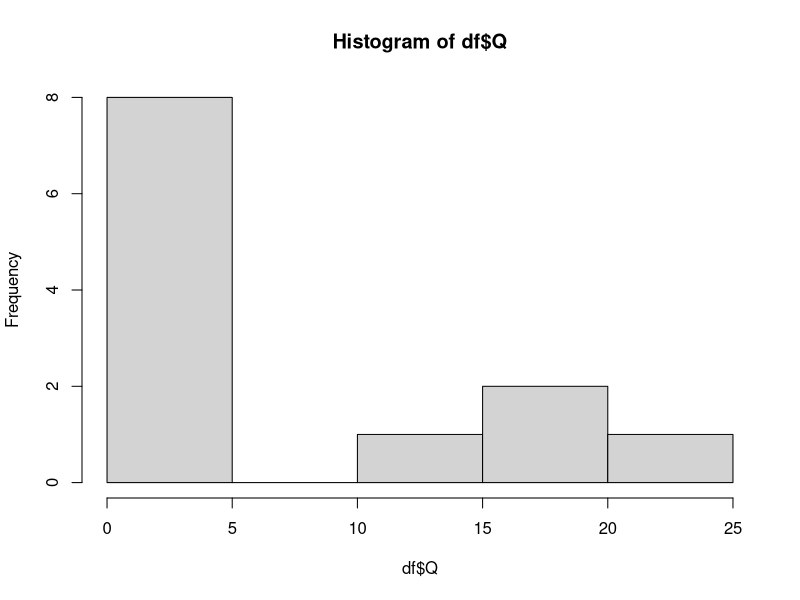
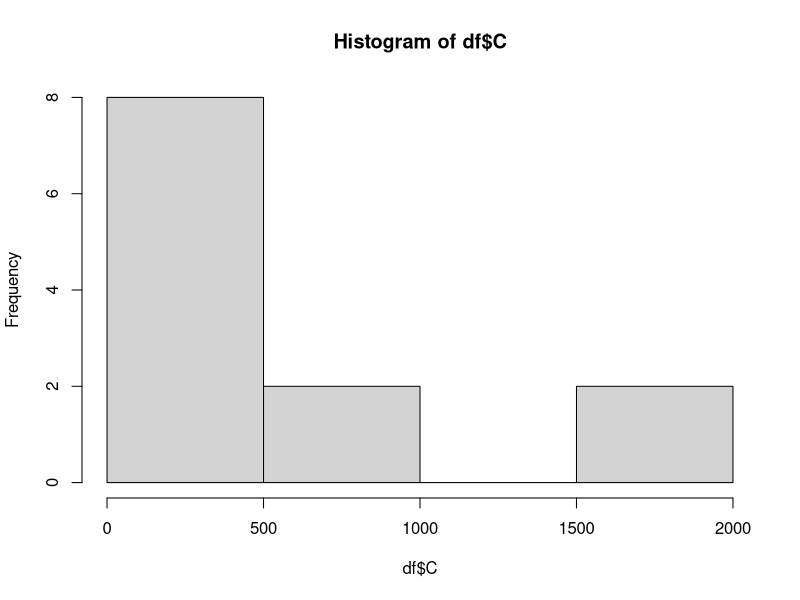
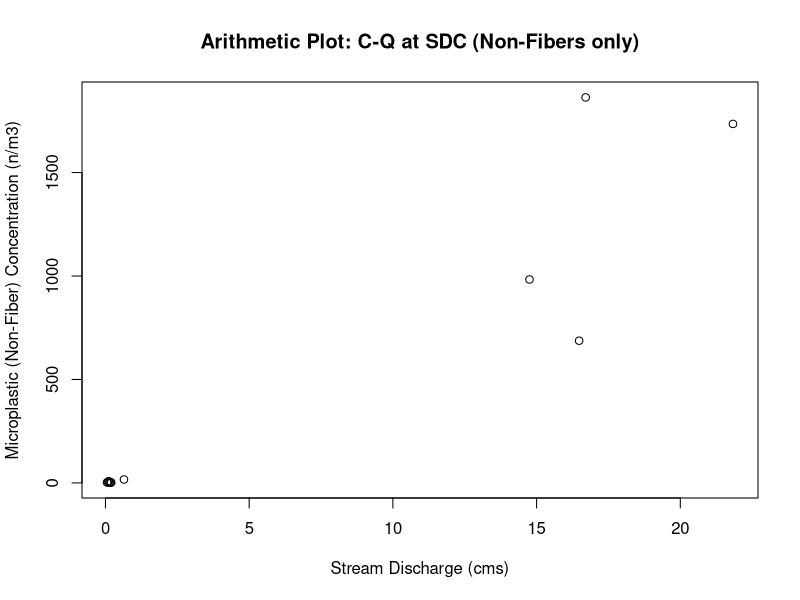
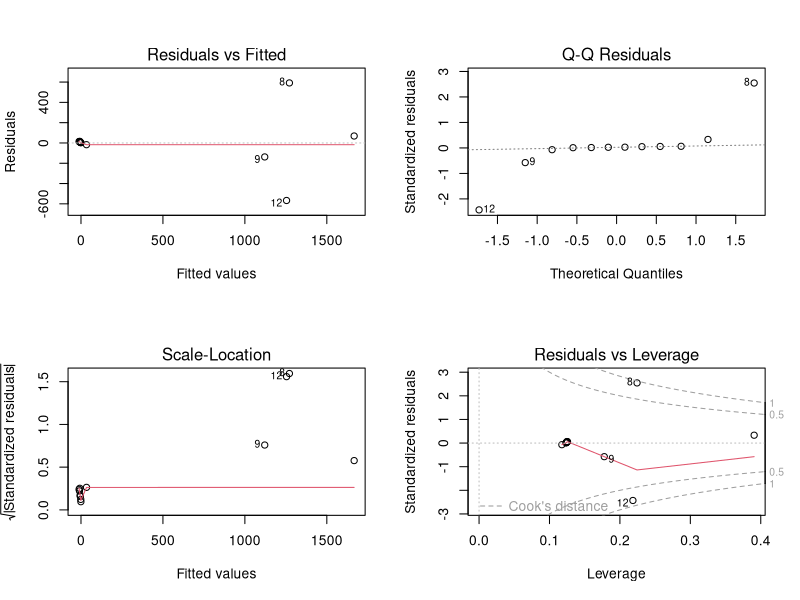
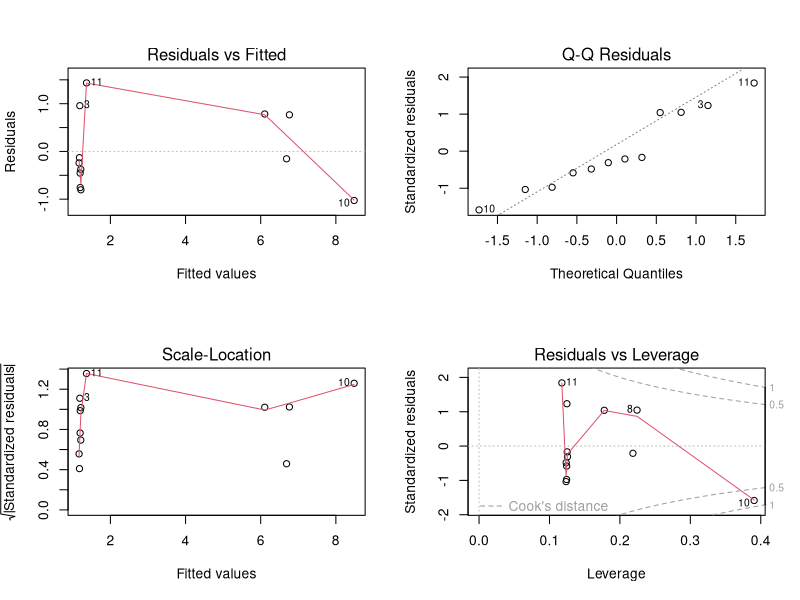
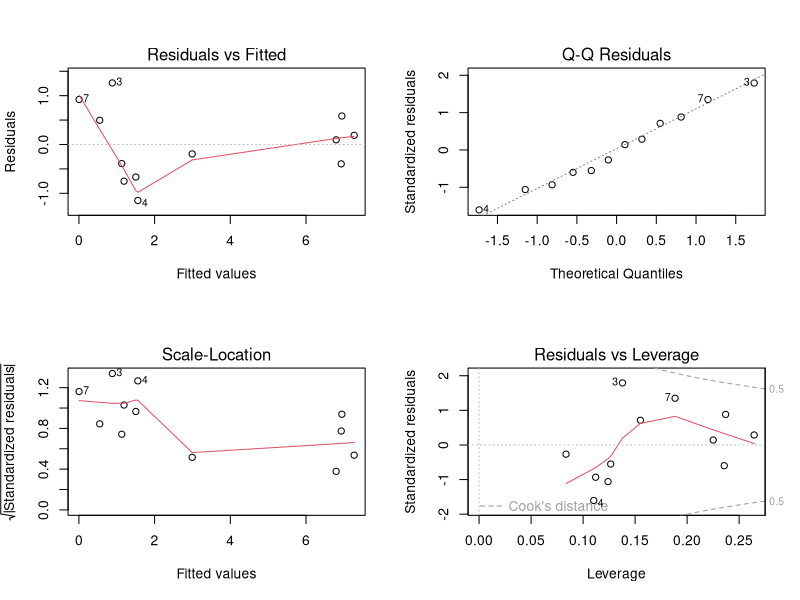
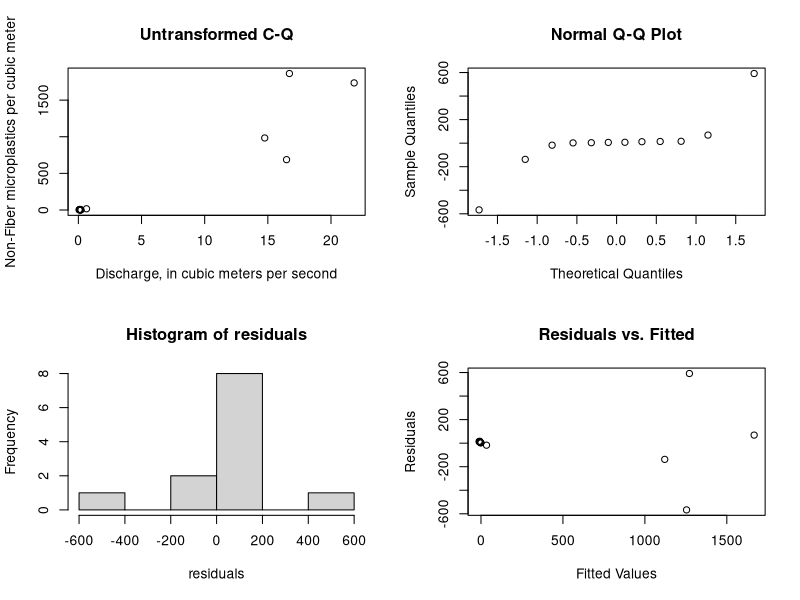
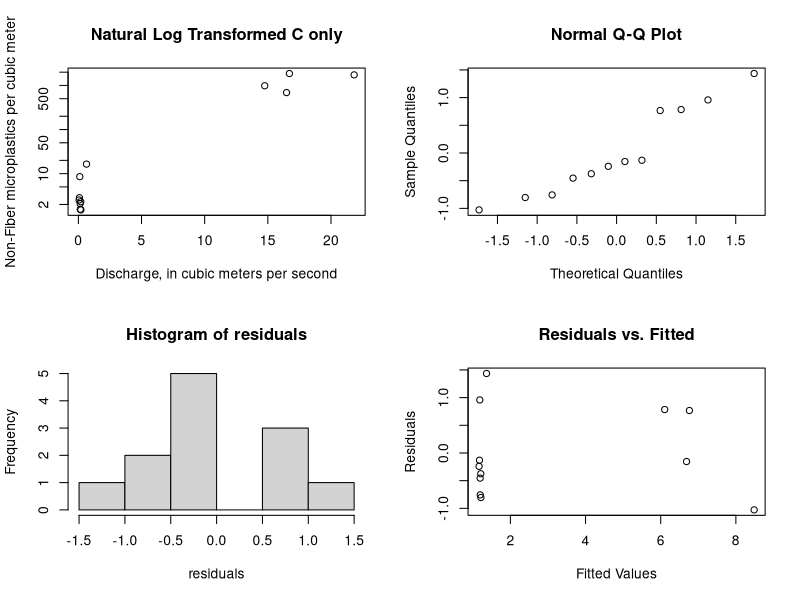

Source code (R) for these figures, in order: (Note: this script raises an error after producing the figures.)
###Clear the R environment
rm(list=ls());graphics.off();cat("\f");
library(ggplot2)
library(scales)
library(lmtest)
library(car)
# Load SDC Sample Non-Fiber data [n/m3] paired with Discharge [m3/s]
C <- c(2.096985583,
       2.309293962,
       8.532157676,
       1.506429884,
       1.552892131,
       2.84591195,
       2.522704339,
       1863.333333,
       983.3032491,
       1735.205184,
       16.43192488,
       687.3102611)
Q <- c(0.139035719,
       0.188873369,
       0.113267388,
       0.197368424,
       0.146114931,
       0.086083215,
       0.054934683,
       16.70693973,
       14.75307729,
       21.83228904,
       0.643641932,
       16.48040495
)
df <- data.frame(Q,C) #save as a dataframe

#Test dataset for normality (#Null hypothesis is data is normally distributed)
shapiro.test(df$Q) # P< 0.05 --> not normally distributed
shapiro.test(df$C) # P< 0.05 --> not normally distributed
hist(df$Q) # histograms of Q data
hist(df$C) # histograms of C data

#Plot data in arithmetic space to see if linear
plot(df,xlab = "Stream Discharge (cms)", ylab = "Microplastic (Non-Fiber) Concentration (n/m3)", main = "Arithmetic Plot: C-Q at SDC (Non-Fibers only)")

#Create Linear Model and look at significance of coefficients
model <- lm(C ~ Q, data = df)
summary(model) #model not great
par(mfrow = c(2, 2))
# look at residual plots
plot(model) #Look for curvature, heteroskadasticity ....

# Test for normality in residuals of model
residuals<-resid(model) 
shapiro_xy <- shapiro.test(residuals) #Null hypothesis is data is normally distributed

# Perform the Non Constant Variance test
ncvTest_xy <- ncvTest(model) #Null hypothesis = homoscedasticity / No autocorrelation

#Print results
print("No Transformation")
cat("Test for normality of residuals:\n")
print(shapiro_xy)
cat("Test for constant variance of residuals:\n")
print(ncvTest_xy)

## If linear model is not a good fit/data is non-linear transform y, x, or both

###############################################################################
#Transform y only via ln(y)
##########################
#Create Model and look at significance and residual plots
model <- lm(log(C) ~ Q, data = df)
summary(model)
# residual plots
plot(model) #Look for curvature, heteroskadasticity ....

# Test for normality in residuals of model
residuals<-resid(model) 
shapiro_lny <- shapiro.test(residuals) #Null hypothesis is data is normally distributed

# Perform the Non Constant Variance test
ncvTest_lny <- ncvTest(model) #Null hypothesis = homoscedasticity / No autocorrelation

#Print results
print("Transform y only via ln(y)")
cat("Test for normality of residuals:\n")
print(shapiro_lny)
cat("Test for equal variance of residuals:\n")
print(ncvTest_lny)


###############################################################################
#Transform x and y  via ln()
##########################
#Create Model and look at significance and residual plots
model <- lm(log(C) ~ log(Q), data = df)
summary(model)
# residual plots
plot(model) #Look for curvature, heteroskadasticity ....

# Test for normality in residuals of model
residuals<-resid(model)
shapiro_lnxlny <- shapiro.test(residuals) #Null hypothesis is data is normally distributed

# Perform the Non Constant Variance test
ncvTest_lnxlny <- ncvTest(model) #Null hypothesis = homoscedasticity / No autocorrelation


#Print results
print("Transform x and y via ln()")
cat("Test for normality of residuals:\n")
print(shapiro_lnxlny)
cat("Test for equal variance of residuals:\n")
print(ncvTest_lnxlny)


###############################################################################
###############################################################################
#Below stats re-run with better plots
###############################################################################
###############################################################################

####SUMMARY PLOTS AND RERUN of STATS FOR EACH TYPE OF MODEL #####

#TYPE 1: Untransformed Model

par(mfrow = c(2, 2))
#Plot data in arithmetic space
plot(df, xlab="Discharge, in cubic meters per second",
     ylab="Non-Fiber microplastics per cubic meter", main="Untransformed C-Q")
#Model and look at significance and residual plots
model <- lm(C ~ Q, data = df)
summary(model)
#plot(model) Using below plots instead

# Test for normality in residuals of model
residuals<-resid(model)
qqnorm(residuals)
hist(residuals)
shapiro.test(residuals) #Null hypothesis is data is normally distributed

# Create a scatterplot of residuals vs. fitted values
plot(fitted(model), residuals, xlab = "Fitted Values", ylab = "Residuals", main = "Residuals vs. Fitted")
# Perform the Non Constant Variance test
ncvTest(model)



#TYPE 2: Natural Log C Transformed

par(mfrow = c(2, 2))
#Plot data in log-log space
plot(df, xlab="Discharge, in cubic meters per second",
     ylab="Non-Fiber microplastics per cubic meter", main="Natural Log Transformed C only", log = 'y')
#Model and look at significance and residual plots
model <- lm(log(C) ~ Q, data = df)
summary(model)
#plot(model) Using below plots instead

# Test for normality in residuals of model
residuals<-resid(model)
qqnorm(residuals)
hist(residuals)
shapiro.test(residuals) #Null hypothesis is data is normally distributed

# Create a scatterplot of residuals vs. fitted values
plot(fitted(model), residuals, xlab = "Fitted Values", ylab = "Residuals", main = "Residuals vs. Fitted")
# Perform the Non Constant Variance test
ncvTest(model)



#TYPE 3: Natural Log - Natural Log Transformed

par(mfrow = c(2, 2))
#Plot data in log-log space
plot(df, xlab="Discharge, in cubic meters per second",
     ylab="Non-Fiber microplastics per cubic meter", main="Natural Log Transformed C and Q", log = 'xy')
#Model and look at significance and residual plots
model <- lm(log(C) ~ log(Q), data = df)
summary(model)
#plot(model) Using below plots instead

# Test for normality in residuals of model
residuals<-resid(model)
qqnorm(residuals)
hist(residuals)
shapiro.test(residuals) #Null hypothesis is data is normally distributed

# Create a scatterplot of residuals vs. fitted values
plot(fitted(model), residuals, xlab = "Fitted Values", ylab = "Residuals", main = "Residuals vs. Fitted")
# Perform the Non Constant Variance test
ncvTest(model)

###############################################################################
###############################################################################
# Model selected: #TYPE 3: Natural Log Transformed C and Q
model <- lm(log(C) ~ log(Q), data = df)
###############################################################################
###############################################################################

###AFTER MODEL SELECTION#######

#Bias Correction Selection Following Helschel & Hirsch 2002 and 2020
#regression equations fit in log space result in a bias when back transformed. 
#When the objective is to compute Loads by regressing and summing over the record 
#a correction must be applied because this method assumes the equation produces an estimate of the mean
# the sum of the means = the mean of the sum
# However, applying the regression in orginal units is violates this because the
#regression in original units is the an estimate of the median not the mean 
#the sum of the medians is not the median of the sum
#A sum of the median values will underestimate the sum of the mean.
#Therefore if unaccounted for this will underestimate the long-term mean load.

#Two bias correction methods are commonly employed
#Ferguson' Maximum Likelihood Estimation: residuals must be normally distributed (n > 30)
#Duan: Nonparametric Smearing (does not require normality; requires independence and homoscedastic)

#Our residuals are normally distributed
#Even though our sample size is less than 30,
#We will calculate both following H&H 2020 rcode

# For comparison calculate the mean of the observed concentrations
meanC <- mean(df$C) 
meanC

#calculate the mean of the y fitted values for each Q
yhat <-exp(model$fitted.values)
meanyhat <- mean(yhat) #compare mean of fitted values to mean observed concentrations
100*(meanC-meanyhat)/meanC #this is an underestimate of the mean of the observed data by ~16%

#Ferguson' Maximum Likelihood Estimation (MLE)

#calculate the MLE bias adj
sse <- sum(model$residuals^2)
sSquared <- sse / (length(model$residuals)-2)
biasAdj <- exp(0.5*sSquared)
biasAdj

#Apply MLE bias adj to yhat and check mean
ymle <-yhat*biasAdj
meanmle<-mean(ymle)
meanmle
100*(meanC-meanmle)/meanC #this is an overestimate of the mean of the observed data by ~-11%

##
#Duan's Smearing Estimate of the Bias Correction Adjustment

#calculate the smearing estiamte
smearAdj <- sum(exp(model$residuals))/length(model$residuals)
smearAdj

#Apply Smearing adj to yhat and check mean
ysmear <-yhat*smearAdj
meanysmear<-mean(ysmear)
meanysmear
100*(meanC-meanysmear)/meanC #this is an overestimate of the mean of the observed data by ~-6.3%

#####################################################

#Print summary
print(paste("Mean of Observations:", meanC))
print(paste("Mean of Fit:", meanyhat))
print(paste("MLE Adjustmented Mean:", meanmle))
print(paste("DuanAdjusted Mean:", meanysmear))

##Going with Duan Smearing Correction Adjustment Because
#1.) the sample size is less than 30 
#2.) the smear adjustment produces a closer estimate of mean than MLE adj

#####################################################

#####################################################
#calculating the confidence intervals
####################################################

#Confidence Intervals by bootstrapping (Non-parametric approach)
set.seed(123)  # for reproducibility
data <- data.frame(x=df$Q,
                   y=df$C)

# Define a function to fit the linear model and extract coefficients
fit_model <- function(data, indices) {
  bootmodel <- lm(log(y) ~ log(x), data = data[indices, ])
  return(coef(bootmodel))
}

# Set the number of bootstrap samples
num_bootstraps <- 10000

# Perform bootstrapping to get coefficient distributions
set.seed(123)  # for reproducibility
bootstrap_results <- boot(data, fit_model, R = num_bootstraps)

# Remove rows with missing values in the bootstrap results
bootstrap_results$t <- na.omit(bootstrap_results$t)

# Calculate confidence intervals for coefficients
confidence_intervals <- t(sapply(1:ncol(bootstrap_results$t), function(i) {
  quantile(bootstrap_results$t[, i], probs = c(0.025, 0.975))
}))

# Create a matrix of coefficient names and confidence intervals
coef_names <- names(coefficients(model))
coef_intervals <- data.frame(Coefficient = coef_names,
                             Lower_CI = confidence_intervals[, 1],
                             Upper_CI = confidence_intervals[, 2])

# Print and plot the confidence intervals
print(coef_intervals)

#############################################
#confidence intervals (This is a parametric approach and therefore assumes normality)
confint(model, level = 0.95) 

#############################################
###Confidence Intervals For Plots

#Create Confidence intervals (Uncorrected)
nmodel<- data.frame(Q = seq(from = min(df$Q), to = max(df$Q), length= 100))
model_conf <- exp(predict(model, nmodel, type = "response", interval = "confidence",level=0.95))
nmodel <- cbind(nmodel,model_conf)
nmodel

#Create Confidence intervals (CORRECTED)
model_conf_cor <- model_conf*smearAdj
nmodel_cor<-cbind(nmodel,model_conf_cor)
nmodel_cor <- `colnames<-`(nmodel_cor,c('Q','fit_uncor','lwr_uncor','upr_uncor','fit_cor','lwr_cor','upr_cor'))
nmodel_cor

#Create Prediction intervals (Uncorrected)
pmodel<- data.frame(Q = seq(from = min(df$Q), to = max(df$Q), length= 100))
model_preds <- exp(predict(model, pmodel, type = "response", interval = "prediction",level=0.95))
pmodel <- cbind(pmodel,model_preds)
pmodel

#Create Prediction intervals (CORRECTED)
model_preds_cor <- model_preds*smearAdj
pmodel_cor<-cbind(pmodel,model_preds_cor)
pmodel_cor <- `colnames<-`(pmodel_cor,c('Q','fit_uncor','lwr_uncor','upr_uncor','fit_cor','lwr_cor','upr_cor'))
pmodel_cor


#Plot the uncorrected and corrected model and confidence intervals
plot <- ggplot()+ 
  geom_line(aes(x = Q, y = fit), col = "gray", data = pmodel)+
  geom_line(aes(x = Q, y = lwr), linetype=2, col = "green", data = nmodel)+
  geom_line(aes(x = Q, y = upr), linetype=2, col = "green", data = nmodel)+
  geom_line(aes(x = Q, y = lwr), linetype=2, col = "orange", data = pmodel)+
  geom_line(aes(x = Q, y = upr), linetype=2, col = "orange", data = pmodel)+
  geom_line(aes(x = Q, y = fit_cor), col = "black", data = pmodel_cor)+
  geom_line(aes(x = Q, y = lwr_cor), linetype=2, col = "blue", data = nmodel_cor)+
  geom_line(aes(x = Q, y = upr_cor), linetype=2, col = "blue", data = nmodel_cor)+
  geom_line(aes(x = Q, y = fit_cor), col = "transparent", data = pmodel_cor)+
  geom_line(aes(x = Q, y = lwr_cor), linetype=2, col = "purple", data = pmodel_cor)+
  geom_line(aes(x = Q, y = upr_cor), linetype=2, col = "purple", data = pmodel_cor)+
  geom_point(data = df, aes(x=Q, y=C))+
  ggtitle("MP Concentration-Discharge: SDC (Non-Fibers)") +
  xlab("Discharge, in cubic meters per second") +
  ylab("Non-Fiber microplastics per cubic meter")
plot
plot    +scale_x_log10(breaks = trans_breaks("log10", function(x) 10^x),
                       labels = trans_format("log10", math_format(10^.x))) +
  scale_y_log10(breaks = trans_breaks("log10", function(x) 10^x),
                labels = trans_format("log10", math_format(10^.x))) +
  theme_bw()+
  annotate(geom="text", x=0.5, y=8000, label="Ln(Concentration)= 3.527 + 1.214 × Ln(Discharge)
       Duan Smearing Correction Adjustment = 1.272",
           color="black")

plot+ theme_bw()+
  annotate(geom="text", x=7.5, y=15000, label="Concentration = 1.272 × (34.03 × Discharge^1.214)",
           color="black")


##Plot of Final
#Plot the uncorrected and corrected model and confidence intervals
plot <- ggplot()+ 
  geom_line(aes(x = Q, y = fit_cor), col = "black", data = pmodel_cor)+
  geom_line(aes(x = Q, y = lwr_cor), linetype=2, col = "blue", data = nmodel_cor)+
  geom_line(aes(x = Q, y = upr_cor), linetype=2, col = "blue", data = nmodel_cor)+
  geom_line(aes(x = Q, y = lwr_cor), linetype=2, col = "purple", data = pmodel_cor)+
  geom_line(aes(x = Q, y = upr_cor), linetype=2, col = "purple", data = pmodel_cor)+
  geom_point(data = df, aes(x=Q, y=C))+
  ggtitle("MP Concentration-Discharge: SDC (Non-Fibers)") +
  xlab("Discharge, in cubic meters per second") +
  ylab("Non-Fibers, number per cubic meter")
plot

plot    +scale_x_log10(breaks = trans_breaks("log10", function(x) 10^x),
                       labels = trans_format("log10", math_format(10^.x))) +
  scale_y_log10(breaks = trans_breaks("log10", function(x) 10^x),
                labels = trans_format("log10", math_format(10^.x))) +
  annotate(geom="text", x=0.5, y=8000, label="Ln(Concentration)= 3.527 + 1.214 × Ln(Discharge)
    With Duan Smearing Correction Adjustment = 1.272",
           color="black") +
theme(
  legend.text = element_text(size = 12),      # Increase legend text size
  legend.title = element_text(size = 14),     # Increase legend title size
  axis.title.x = element_text(size = 14),     # Increase x-axis title size
  axis.title.y = element_text(size = 14),     # Increase y-axis title size
  axis.text.x = element_text(size = 12, color= "black"),       # Increase x-axis label size
  axis.text.y = element_text(size = 12, color = "black"),      # Increase y-axis label size
  plot.title = element_text(size = 16, face = "bold"), # Increase title size
  plot.subtitle = element_text(size = 12, face = "bold", hjust = 0, vjust = 1.5),
  axis.ticks.y = element_line(color = "black"))+
  annotate("rect", xmin = 15.5, xmax = 19.5, ymin = 0.035, ymax = 0.01, 
           fill = "white", color = "black") +  # Draw the white box with a black border
  annotate("text", x = 17.5, y = 0.02, label = "b", size = 6.5, fontface = "bold") 

plot+ theme_bw()+
  annotate(geom="text", x=7.5, y=15000, label="Concentration = 1.272 × (34.03 × Discharge^1.214)",
           color="black")


